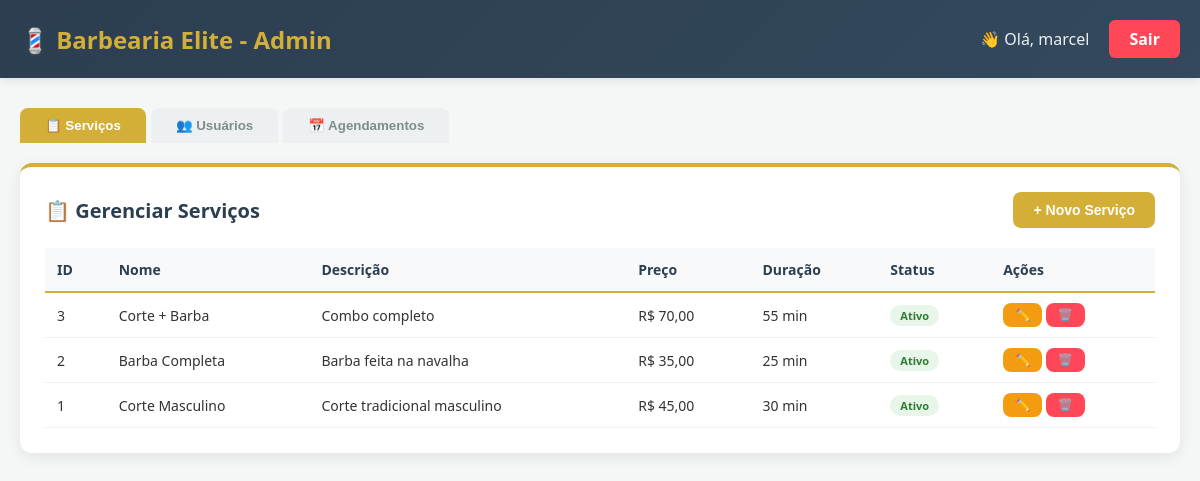
The app's page /admin.php (signed in), older data.
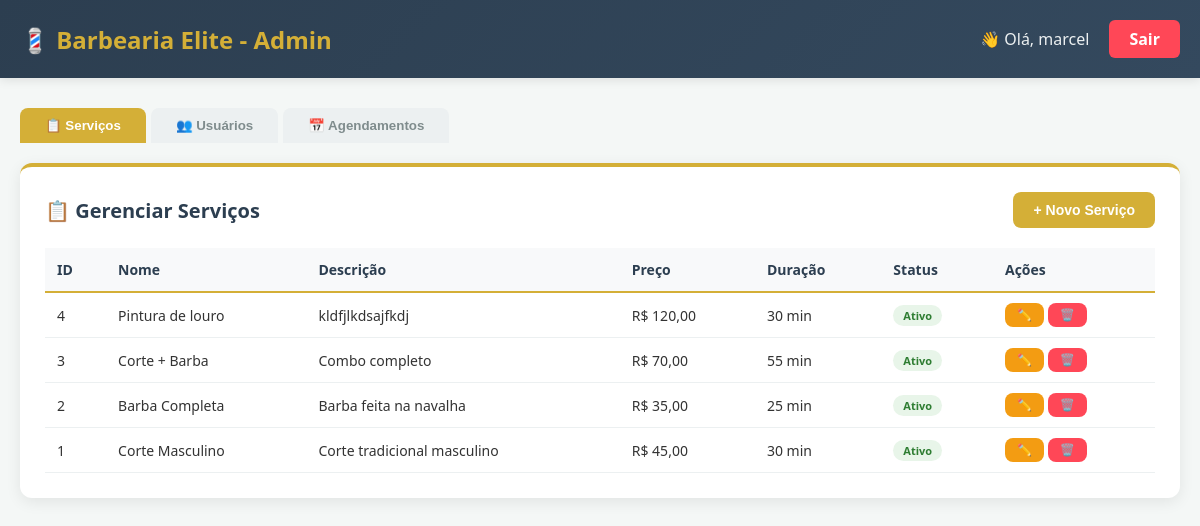
The same page, newer data.
### tables this page shows
CREATE TABLE `servicos` (
  `id` int(11) NOT NULL,
  `nome` varchar(100) NOT NULL,
  `descricao` text DEFAULT NULL,
  `preco` decimal(10,2) NOT NULL,
  `duracao` int(11) NOT NULL,
  `ativo` tinyint(1) DEFAULT 1
);

### admin.php (the view, shortened to what this page needs)
<?php
require_once 'config.php';
$sql_servicos = "SELECT * FROM servicos ORDER BY id DESC";
$result_servicos = $conn->query($sql_servicos);
?>
<!DOCTYPE html>
<html lang="pt-BR">
<head>
</head>
<body>
<header class="admin-header">
    <div class="container">
        <h1>💈 Barbearia Elite - Admin</h1>
        <div class="user-info">
            <span>👋 Olá, <?php echo htmlspecialchars($_SESSION['usuario_nome']); ?></span>
            <a href="logout.php" class="btn-logout">Sair</a>
        </div>
    </div>
</header>
<div class="container">
    <div class="tabs">
        <button class="tab-btn active" data-tab="tab-servicos">📋 Serviços</button>
        <button class="tab-btn" data-tab="tab-usuarios">👥 Usuários</button>
        <button class="tab-btn" data-tab="tab-agendamentos">📅 Agendamentos</button>
    </div>
    <div id="tab-servicos" class="tab-content active">
        <div class="card">
            <div class="card-header">
                <h2>📋 Gerenciar Serviços</h2>
                <button class="btn btn-primary" onclick="abrirModal('modalServico')">+ Novo Serviço</button>
            </div>
            <div class="table-responsive">
                <table>
                    <thead>
                        <tr>
                            <th>ID</th>
                            <th>Nome</th>
                            <th>Descrição</th>
                            <th>Preço</th>
                            <th>Duração</th>
                            <th>Status</th>
                            <th>Ações</th>
                        </tr>
                    </thead>
                    <tbody>
                        <?php if ($result_servicos && $result_servicos->num_rows > 0): ?>
                            <?php while ($servico = $result_servicos->fetch_assoc()): ?>
                                <tr>
                                    <td><?php echo $servico['id']; ?></td>
                                    <td><?php echo htmlspecialchars($servico['nome']); ?></td>
                                    <td><?php echo htmlspecialchars(substr($servico['descricao'], 0, 50)) . (strlen($servico['descricao']) > 50 ? '...' : ''); ?></td>
                                    <td>R$ <?php echo number_format($servico['preco'], 2, ',', '.'); ?></td>
                                    <td><?php echo $servico['duracao']; ?> min</td>
                                    <td>
                                        <span class="status-badge <?php echo $servico['ativo'] ? 'status-active' : 'status-inactive'; ?>">
                                            <?php echo $servico['ativo'] ? 'Ativo' : 'Inativo'; ?>
                                        </span>
                                    </td>
                                    <td>
                                        <button class="btn btn-warning btn-sm" onclick="editarServico(<?php echo htmlspecialchars(json_encode($servico)); ?>)">✏️</button>
                                        <button class="btn btn-danger btn-sm" onclick="excluirServico(<?php echo $servico['id']; ?>, '<?php echo htmlspecialchars($servico['nome']); ?>')">🗑️</button>
                                    </td>
                                </tr>
                            <?php endwhile; ?>
                        <?php endif; ?>
                    </tbody>
                </table>
            </div>
        </div>
    </div>
</div>
</body>
</html>

### admin.php (style rules this page uses)
:root { --primary: #d4af37; --primary-hover: #b5952f; --bg-color: #f4f7f6; --text-color: #333; --danger: #ff4757; --danger-bg: #ffebee; --card-bg: #ffffff; --input-border: #dfe6e9; }
* { margin: 0; padding: 0; box-sizing: border-box; }
body { font-family: 'Segoe UI', Tahoma, Geneva, Verdana, sans-serif; background-color: var(--bg-color); color: var(--text-color); min-height: 100vh; }
.admin-header { background: linear-gradient(135deg, #2c3e50, #34495e); color: #fff; padding: 20px 0; box-shadow: 0 2px 10px rgba(0,0,0,0.1); margin-bottom: 30px; }
.admin-header .container { max-width: 1200px; margin: 0 auto; padding: 0 20px; display: flex; justify-content: space-between; align-items: center; flex-wrap: wrap; }
.admin-header h1 { font-size: 24px; color: var(--primary); }
.admin-header .user-info { display: flex; align-items: center; gap: 20px; }
.admin-header .user-info span { color: #ecf0f1; }
.btn-logout { background: var(--danger); color: #fff; padding: 8px 20px; border: none; border-radius: 6px; cursor: pointer; font-weight: bold; transition: opacity 0.3s; text-decoration: none; display: inline-block; }
.container { max-width: 1200px; margin: 0 auto; padding: 0 20px 40px; }
.card { background: var(--card-bg); border-radius: 12px; box-shadow: 0 4px 15px rgba(0,0,0,0.08); padding: 25px; margin-bottom: 30px; border-top: 4px solid var(--primary); }
.card-header { display: flex; justify-content: space-between; align-items: center; margin-bottom: 20px; flex-wrap: wrap; gap: 10px; }
.card-header h2 { color: #2c3e50; font-size: 20px; }
.btn { padding: 10px 20px; border: none; border-radius: 8px; font-size: 14px; font-weight: bold; cursor: pointer; transition: all 0.3s; }
.btn-primary { background: var(--primary); color: #fff; }
.btn-danger { background: var(--danger); color: #fff; }
.btn-warning { background: #f39c12; color: #fff; }
.btn-sm { padding: 5px 12px; font-size: 12px; }
.table-responsive { overflow-x: auto; }
table { width: 100%; border-collapse: collapse; font-size: 14px; }
table th { background: #f8f9fa; color: #2c3e50; padding: 12px; text-align: left; border-bottom: 2px solid var(--primary); font-weight: 600; }
table td { padding: 10px 12px; border-bottom: 1px solid #ecf0f1; }
.status-badge { padding: 3px 10px; border-radius: 20px; font-size: 11px; font-weight: bold; display: inline-block; }
.status-active { background: #e8f5e9; color: #2e7d32; }
.tabs { display: flex; gap: 5px; margin-bottom: 20px; flex-wrap: wrap; }
.tab-btn { padding: 10px 25px; border: none; background: #ecf0f1; border-radius: 8px 8px 0 0; cursor: pointer; font-weight: bold; color: #7f8c8d; transition: all 0.3s; }
.tab-btn.active { background: var(--primary); color: #fff; }
.tab-content { display: none; }
.tab-content.active { display: block; }

Row changes from the older to the newer data that the page shows:
added servicos: id "4", nome "Pintura de louro", descricao "kldfjlkdsajfkdj", preco "120,00", duracao "30", ativo "Ativo"
